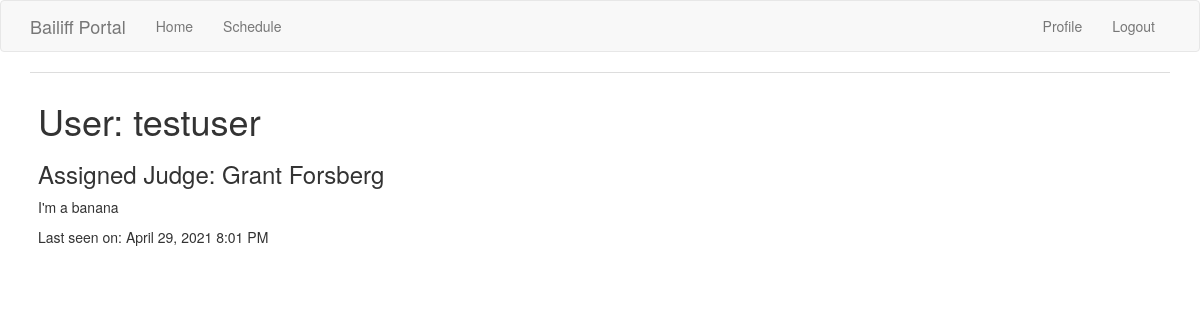
Screenshot of /user/testuser (signed in) with the database file from the repository.
### app/models.py (models this page shows, shortened)
class User(UserMixin, db.Model):
  id = db.Column(db.Integer, primary_key=True)
  username = db.Column(db.String(64), index=True, unique=True)
  displayname = db.Column(db.String(64), unique=True)
  password_hash = db.Column(db.String(128))
  about_me = db.Column(db.String(500))
  last_seen = db.Column(db.DateTime, default=datetime.datetime.utcnow)
  permissions = db.Column(db.Integer) # 0=user, 1=Manager, 2=Admin
  judge = db.Column(db.String(64))

### app/main/routes.py (the view)
@bp.route('/user/<username>') # <username> is a dynamic component
@login_required
def user(username):
  user = User.query.filter_by(username=username).first_or_404()
  return render_template('user.html', user=user,
                        title="{}'s User Page".format(
                                  current_user.displayname))

### app/main/routes.py (called while the page is built)
@bp.before_request # decorator from Flask registers the function to be executed before the view function
def before_request():
  if current_user.is_authenticated:
    current_user.last_seen = datetime.utcnow()
    db.session.commit()

### app/models.py (called while the page is built)
@login.user_loader
def load_user(id):
  return User.query.get(int(id))

### app/templates/user.html (shortened to what this page needs)
{% extends "base.html" %}
{% block app_content %}
  <table class="table table-hover">
    <tr>
      <td>
        <h1>User: {{ user.displayname }}</h1>
        <h3>Assigned Judge: {{ user.judge }}</h2>
        {% if user.about_me %}<p>{{ user.about_me }}</p>{% endif %}
        <p>Last seen on: {{ moment(user.last_seen).format('LLL') }}</p>
      </td>
    </tr>
  </table>
{% endblock %}

### rows the page displays
User: displayname "testuser", judge "Grant Forsberg", about_me "I'm a banana", last_seen "April 29, 2021 8:01 PM"
